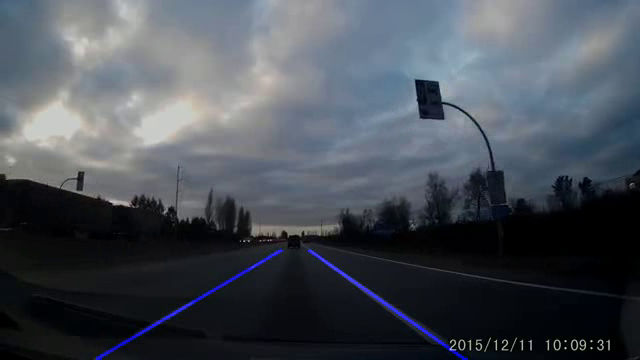
#> input picture frame 19 of output.mp4, 640 x 360 px, given in place of carDashCam.mp4, which was not available
$ python main.py
#> lines starting #> are read from the running program, lines starting #| are printed output that depends on the picture; after the words box and inside, x2 and y2 are one past the last pixel; in counts of white or black regions, pixels touching at a corner belong together; pictures that were not available may be replaced by others from this repository, and a replacement may not be noted
import cv2
import numpy as np
from matplotlib import pyplot as plt
import math

def regionOfInterest(image):

    height = image.shape[0]
    width = image.shape[1]
    polygons = np.array([[(int(width/6), height), (int(width/2.5), int(height/1.45)), (int(width/1.9), int(height/1.45)), (int(width/1.3), height)]])

    # create zero array size of img
    zeroMask = np.zeros_like(image)

    # fill polygon with ones
    cv2.fillConvexPoly(zeroMask, polygons, 1)

    # mask our original image to create roi
    roi = cv2.bitwise_and(image, image, mask = zeroMask)

    return roi

def getLineCoordinates(frame, lines):
    height = int(frame.shape[0]/1.5)
    slope, yIntercept = lines[0], lines[1]

    # get 1st bottom y coordinate
    y1 = frame.shape[0]

    # get 2nd top y coordinate
    y2 = int(y1-110)

    # first x coordinate, solving for x in y = mx+b
    x1 = int((y1-yIntercept)/slope)

    # seceond x coordinate, solving for x in y = mx+b
    x2 = int((y2-yIntercept)/slope)

    return np.array([x1,y1,x2,y2])


# average out lines from hough transformation
def getLines(frame, lines):
    copyImage = frame.copy()
    leftLine, rightLine = [], []
    roiHeight = int(frame.shape[0]/1.5)
    lineFrame = np.zeros_like(frame)
    for line in lines:
        x1, y1, x2, y2 = line[0]
        # calculate slope & y intercept
        lineData = np.polyfit((x1,x2), (y1,y2), 1)
        slope, yIntercept = round(lineData[0], 8), lineData[1]
        if slope < 0:
            leftLine.append((slope, yIntercept))
        else:
            rightLine.append((slope, yIntercept))

    # convert back into [x1,y1,x2,y2] format
    if leftLine:
        leftLineAverage = np.average(leftLine, axis = 0)
        left = getLineCoordinates(frame, leftLineAverage)
        try:
            cv2.line(lineFrame, (left[0],left[1]), (left[2],left[3]), (255, 0, 0), 2)
        except Exception as e:
            print('Error', e)
    if rightLine:
        rightLineAverage = np.average(rightLine, axis = 0)
        right = getLineCoordinates(frame, rightLineAverage)
        try:
            cv2.line(lineFrame, (right[0],right[1]), (right[2],right[3]), (255, 0, 0), 2)
        except Exception as e:
            print('Error:', e)

    # return copyImage with lines weighted for transparency
    return cv2.addWeighted(copyImage, 0.8, lineFrame, 0.8, 0.0)

# save finalized video
fourcc = cv2.VideoWriter_fourcc('m', 'p', '4', 'v')
out = cv2.VideoWriter('output.mp4', fourcc, 20.0, (640,360))

vid = cv2.VideoCapture(r'C:\Users\arunb\Desktop\opencv\LaneDetection\carDashCam.mp4')
count = 0
if not vid.isOpened():
    print("Error: Could not open video.")
    exit()

while (vid.isOpened()):
    ret,frame = vid.read()
#> frame is the input picture: shape (360, 640, 3); mean B, G, R 86.5, 78.3, 72.5
    cv2.imshow("original frame", frame)

    # 1. convert to grayscale
    grayFrame = cv2.cvtColor(frame, cv2.COLOR_BGR2GRAY)
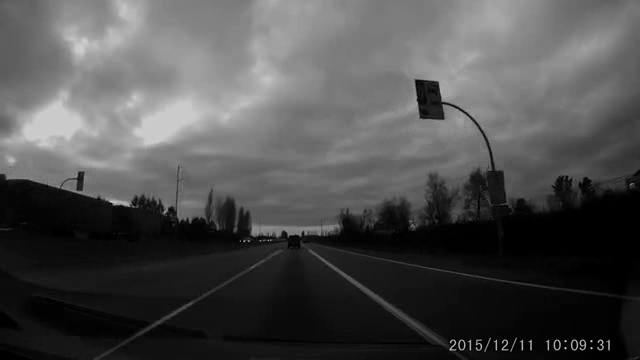
#> grayFrame: shape (360, 640); min 0, max 208, mean 77.5

    # 2. gaussian blur the grayscale frame to reduce noise, kernal size must be positive & odd
    kernel_size = 1
    gaussianFrame = cv2.GaussianBlur(grayFrame,(kernel_size,kernel_size),kernel_size)
    cv2.imshow('gaussianFrame', gaussianFrame)

    # 3. detect edges using canny edge detection
    low_threshold = 75
    high_threshold = 160
    edgeFrame = cv2.Canny(gaussianFrame, low_threshold, high_threshold)
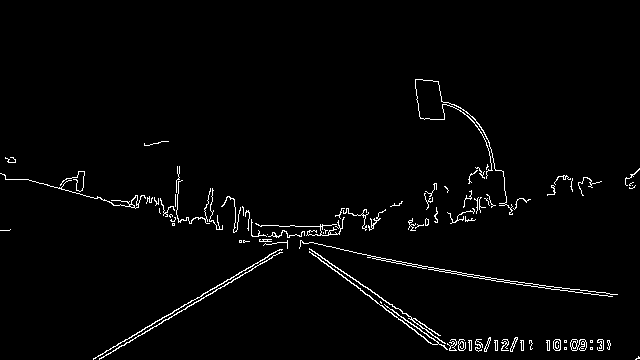
#> edgeFrame: shape (360, 640); 2.1% white in thin lines or dots, all inside (x1, y1, x2, y2) = (0, 79, 640, 360)

    # 4. define region of interest
    roiFrame = regionOfInterest(edgeFrame)
#> in regionOfInterest, `cv2.fillConvexPoly(zeroMask, polygons, 1)`:
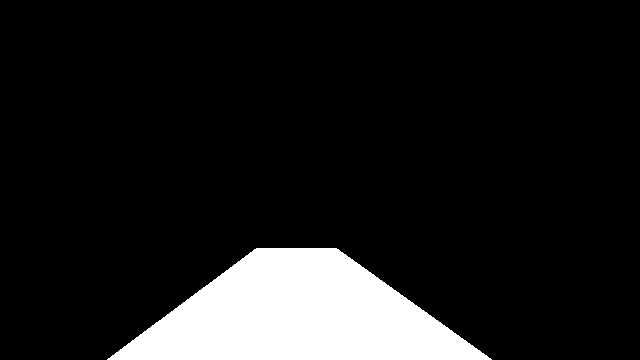
#> zeroMask: shape (360, 640); values 0 (black) and 1 (white), 11.3% white; 1 white region, box (x1, y1, x2, y2) and area: (107, 248, 492, 360) 26137
#> in regionOfInterest, `roi = cv2.bitwise_and(image, image, mask = zeroMask)`:
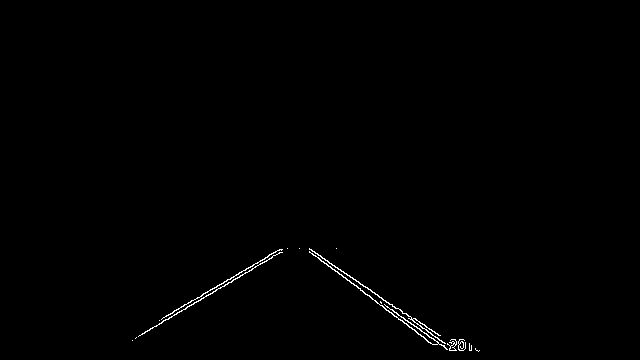
#> roi: shape (360, 640); 0.48% white in thin lines or dots, all inside (x1, y1, x2, y2) = (132, 248, 480, 352)

    # 5. detect lines using hough's algorithm
    lines = cv2.HoughLinesP(roiFrame, rho=1, theta=np.pi/180, threshold=20, lines = np.array([]), minLineLength=10, maxLineGap=180)
#> lines = [[163, 320, 287, 248], [309, 252, 449, 350], [309, 248, 455, 350], [166, 315, 280, 249], [320, 255, 456, 350], [136, 337, 251, 270], [360, 290, 434, 344], [414, 318, 460, 350], [177, 309, 279, 252], [346, 279, 442, 342], [385, 309, 433, 344], [279, 249, 478, 351]]

    # [9 lines of commented-out code are left out]
    imageWithLines = getLines(frame, lines)
#> the loop in getLines, `for line in lines:` made 12 passes
#> (x1, y1, x2, y2, slope, yIntercept) on passes 1 to 12: (163, 320, 287, 248, -0.581, 414.6), (309, 252, 449, 350, 0.7, 35.7), (309, 248, 455, 350, 0.699, 32.12), (166, 315, 280, 249, -0.579, 411.1), (320, 255, 456, 350, 0.699, 31.47), (136, 337, 251, 270, -0.583, 416.2), (360, 290, 434, 344, 0.73, 27.3), (414, 318, 460, 350, 0.696, 30), (177, 309, 279, 252, -0.559, 407.9), (346, 279, 442, 342, 0.656, 51.94), (385, 309, 433, 344, 0.729, 28.27), (279, 249, 478, 351, 0.513, 106)
#> after the loop in getLines, `for line in lines:`: leftLine = [(-0.581, 414.6), (-0.579, 411.1), (-0.583, 416.2), (-0.559, 407.9)]; rightLine = [(0.7, 35.7), (0.699, 32.12), (0.699, 31.47), (0.73, 27.3), (0.696, 30), (0.656, 51.94), (0.729, 28.27), (0.513, 106)]
#> in getLines, `leftLineAverage = np.average(leftLine, axis = 0)`: leftLineAverage = [-0.575, 412.5]
#> in getLineCoordinates, `slope, yIntercept = lines[0], lines[1]`: slope = -0.575; yIntercept = 412.5
#> in getLineCoordinates, `x1 = int((y1-yIntercept)/slope)`: x1 = 91
#> in getLineCoordinates, `x2 = int((y2-yIntercept)/slope)`: x2 = 282
#> in getLines, `left = getLineCoordinates(frame, leftLineAverage)`: left = [91, 360, 282, 250]
#> in getLines, `rightLineAverage = np.average(rightLine, axis = 0)`: rightLineAverage = [0.678, 42.85]
#> in getLines, `right = getLineCoordinates(frame, rightLineAverage)`: right = [468, 360, 305, 250]
#> in getLines, `cv2.line(lineFrame, (right[0],right[1]), (right[2],right[3]), (255, 0,..`:
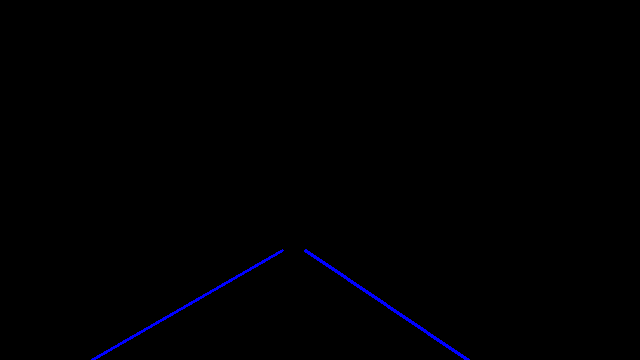
#> lineFrame: shape (360, 640, 3); mean of channels 0, 1, 2 1.4, 0, 0; drawn as B, G, R
#> in getLines, `return cv2.addWeighted(copyImage, 0.8, lineFrame, 0.8, 0.0)`:
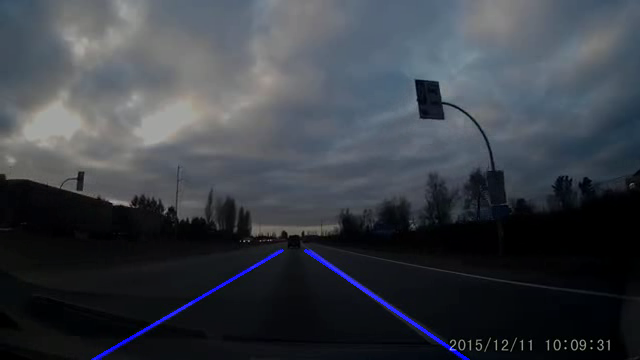
#> returned value: shape (360, 640, 3); mean of channels 0, 1, 2 69.8, 62.7, 58; drawn as B, G, R
    cv2.imshow("final", imageWithLines)

    # Optional: if you want to save individual final frames
    # cv2.imwrite("frame%d.jpg" % count, imageWithLines)     # save frame as JPEG file
    # count += 1

    # save frame final video output
    out.write(imageWithLines)

    if cv2.waitKey(10) & 0xFF == ord('q'):
#> (key q is pressed here)
        break

vid.release()
out.release()
cv2.destroyAllWindows()

$ run again, starting later in the video
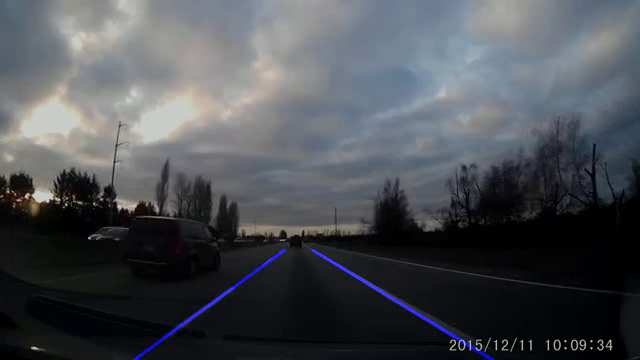
#> input picture frame 88 of output.mp4, 640 x 360 px, given in place of carDashCam.mp4, which was not available
#> frame is the input picture: shape (360, 640, 3); mean B, G, R 83.5, 78.3, 75.4
#> `edgeFrame = cv2.Canny(gaussianFrame, low_threshold, high_threshold)`:
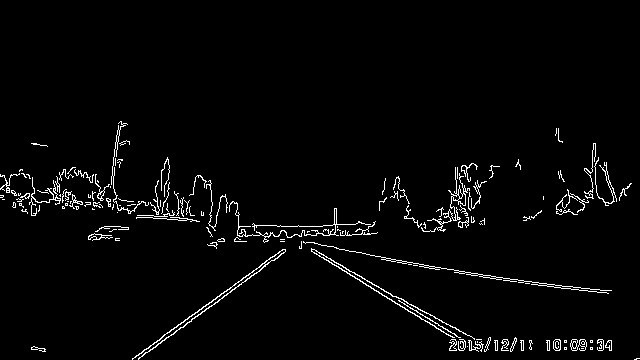
#> edgeFrame: shape (360, 640); 2.7% white in thin lines or dots, all inside (x1, y1, x2, y2) = (0, 121, 640, 360)
#> zeroMask: shape (360, 640); values 0 (black) and 1 (white), 11.3% white; 1 white region, box (x1, y1, x2, y2) and area: (107, 248, 492, 360) 26137
#> roi: shape (360, 640); 0.48% white in thin lines or dots, all inside (x1, y1, x2, y2) = (132, 248, 479, 360)
#> lines = [[132, 359, 284, 249], [313, 249, 463, 339], [132, 358, 282, 249], [311, 250, 471, 350], [138, 358, 285, 251], [311, 248, 473, 349], [144, 353, 285, 250], [330, 258, 430, 315], [311, 251, 470, 350], [323, 254, 396, 297], [311, 249, 474, 347], [138, 359, 277, 258]]
#> the loop in getLines, `for line in lines:` made 12 passes
#> (x1, y1, x2, y2, slope, yIntercept) on passes 1 to 8: (132, 359, 284, 249, -0.724, 454.5), (313, 249, 463, 339, 0.6, 61.2), (132, 358, 282, 249, -0.727, 453.9), (311, 250, 471, 350, 0.625, 55.62), (138, 358, 285, 251, -0.728, 458.4), (311, 248, 473, 349, 0.623, 54.1), (144, 353, 285, 250, -0.73, 458.2), (330, 258, 430, 315, 0.57, 69.9)
#> after the loop in getLines, `for line in lines:`: leftLine = [(-0.724, 454.5), (-0.727, 453.9), (-0.728, 458.4), (-0.73, 458.2), (-0.727, 459.3)]; rightLine = [(0.6, 61.2), (0.625, 55.62), (0.623, 54.1), (0.57, 69.9), (0.623, 57.36), (0.589, 63.74), (0.601, 62.02)]
#> leftLineAverage = [-0.727, 456.9]
#> in getLineCoordinates, `slope, yIntercept = lines[0], lines[1]`: slope = -0.727; yIntercept = 456.9
#> in getLineCoordinates, `x1 = int((y1-yIntercept)/slope)`: x1 = 133
#> in getLineCoordinates, `x2 = int((y2-yIntercept)/slope)`: x2 = 284
#> left = [133, 360, 284, 250]
#> rightLineAverage = [0.604, 60.56]
#> right = [495, 360, 313, 250]
#> in getLines, `return cv2.addWeighted(copyImage, 0.8, lineFrame, 0.8, 0.0)`:
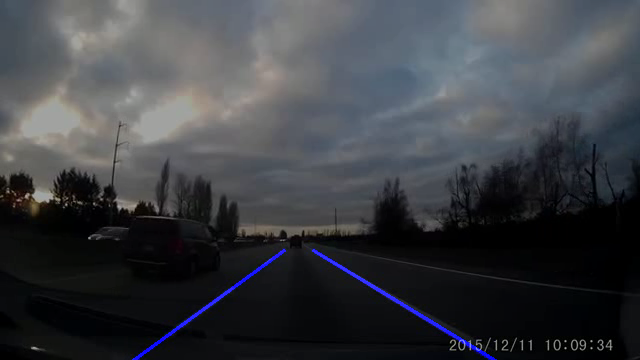
#> returned value: shape (360, 640, 3); mean of channels 0, 1, 2 67.4, 62.7, 60.3; drawn as B, G, R

$ run again, starting later in the video
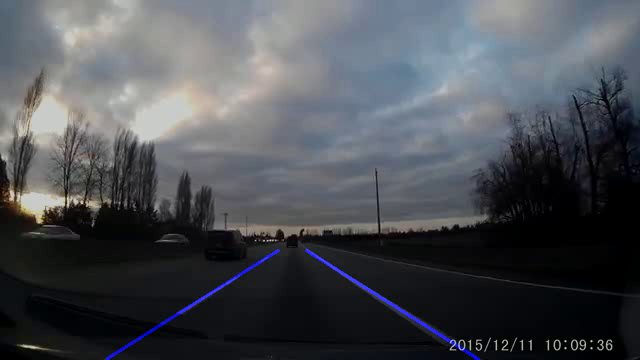
#> input picture frame 156 of output.mp4, 640 x 360 px, given in place of carDashCam.mp4, which was not available
#> frame is the input picture: shape (360, 640, 3); mean B, G, R 83.1, 77.9, 75.1
#> `edgeFrame = cv2.Canny(gaussianFrame, low_threshold, high_threshold)`:
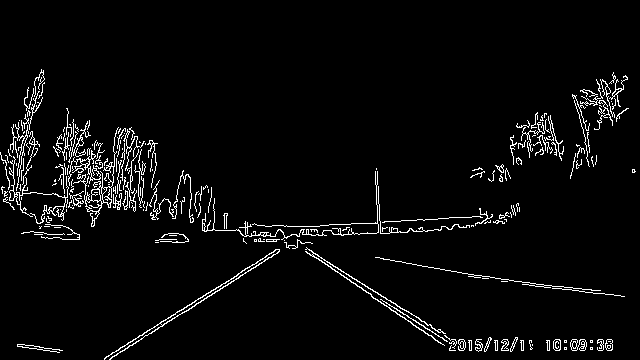
#> edgeFrame: shape (360, 640); 3.9% white in thin lines or dots, all inside (x1, y1, x2, y2) = (0, 69, 636, 360)
#> zeroMask: shape (360, 640); values 0 (black) and 1 (white), 11.3% white; 1 white region, box (x1, y1, x2, y2) and area: (107, 248, 492, 360) 26137
#> roi: shape (360, 640); 0.5% white in thin lines or dots, all inside (x1, y1, x2, y2) = (109, 248, 480, 360)
#> lines = 13 rows, first 6: [111, 357, 277, 253], [307, 253, 462, 350], [308, 249, 470, 350], [128, 343, 278, 249], [350, 281, 460, 350], [371, 296, 451, 350]
#> the loop in getLines, `for line in lines:` made 13 passes
#> (x1, y1, x2, y2, slope, yIntercept) on passes 1 to 8: (111, 357, 277, 253, -0.627, 426.5), (307, 253, 462, 350, 0.626, 60.88), (308, 249, 470, 350, 0.623, 56.98), (128, 343, 278, 249, -0.627, 423.2), (350, 281, 460, 350, 0.627, 61.45), (371, 296, 451, 350, 0.675, 45.58), (306, 249, 463, 347, 0.624, 57.99), (305, 251, 463, 350, 0.627, 59.89)
#> after the loop in getLines, `for line in lines:`: leftLine = [(-0.627, 426.5), (-0.627, 423.2), (-0.6, 415.2), (-0.646, 430.3)]; rightLine = [(0.626, 60.88), (0.623, 56.98), (0.627, 61.45), (0.675, 45.58), (0.624, 57.99), (0.627, 59.89), (0.652, 53.26), (0.623, 56.35), (0.646, 57.56)]
#> leftLineAverage = [-0.625, 423.8]
#> in getLineCoordinates, `slope, yIntercept = lines[0], lines[1]`: slope = -0.625; yIntercept = 423.8
#> in getLineCoordinates, `x1 = int((y1-yIntercept)/slope)`: x1 = 102
#> in getLineCoordinates, `x2 = int((y2-yIntercept)/slope)`: x2 = 278
#> left = [102, 360, 278, 250]
#> rightLineAverage = [0.636, 56.66]
#> right = [476, 360, 304, 250]
#> in getLines, `return cv2.addWeighted(copyImage, 0.8, lineFrame, 0.8, 0.0)`:
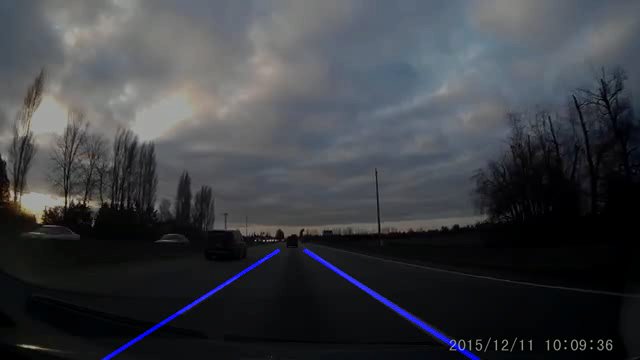
#> returned value: shape (360, 640, 3); mean of channels 0, 1, 2 67.2, 62.3, 60; drawn as B, G, R
